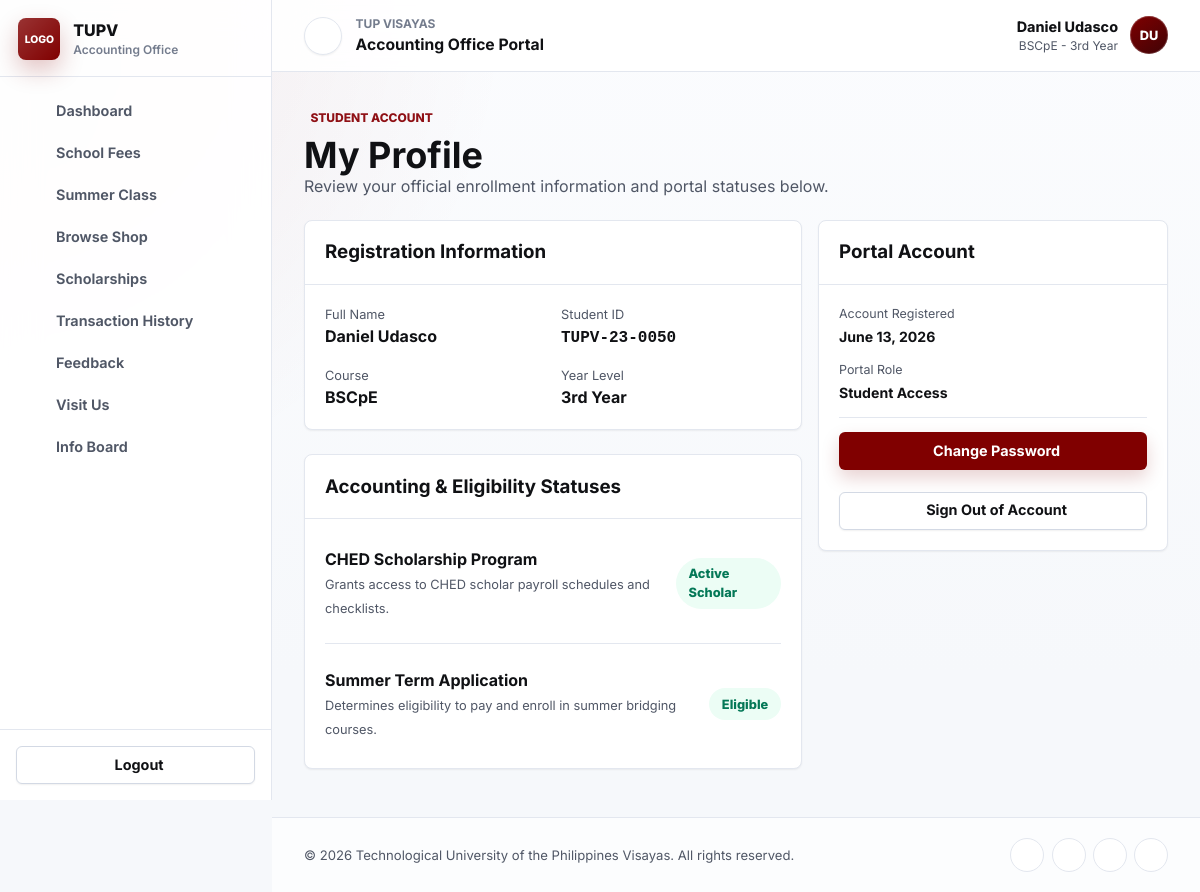
The app's page /profile.php (signed in) with its own data.
### tables this page shows
CREATE TABLE IF NOT EXISTS users (
    id INT AUTO_INCREMENT PRIMARY KEY,
    student_id VARCHAR(20) NOT NULL UNIQUE,
    password_hash VARCHAR(255) NOT NULL,
    first_name VARCHAR(50) NOT NULL,
    last_name VARCHAR(50) NOT NULL,
    course VARCHAR(50),
    year_level INT,
    is_eligible_summer_class BOOLEAN DEFAULT TRUE,
    is_ched_scholar BOOLEAN DEFAULT FALSE,
    created_at TIMESTAMP DEFAULT CURRENT_TIMESTAMP
);

### profile.php (the view, shortened to what this page needs)
<?php
require_once 'php/db.php';
require_once 'php/includes/header.php';
$userId = $_SESSION['user']['id'];
$stmt = $pdo->prepare("SELECT * FROM users WHERE id = ?");
$stmt->execute([$userId]);
$user = $stmt->fetch();
$yearFormatted = '';
switch ((int)$user['year_level']) {
    case 3: $yearFormatted = '3rd Year'; break;
}
?>
<div class="page-header">
    <div>
        <span class="eyebrow"><i class="ph ph-user"></i> Student Account</span>
        <h1>My Profile</h1>
        <p class="text-muted">Review your official enrollment information and portal statuses below.</p>
    </div>
</div>
<div class="form-shell" style="grid-template-columns: minmax(0, 1.2fr) 350px;">
    <div style="display: flex; flex-direction: column; gap: 1.5rem;">
        <div class="panel">
            <div class="panel-header">
                <h3><i class="ph ph-student"></i> Registration Information</h3>
            </div>
            <div class="panel-body" style="display: flex; flex-direction: column; gap: 1rem;">
                <div style="display: grid; grid-template-columns: repeat(2, 1fr); gap: 1rem;">
                    <div>
                        <span class="text-muted" style="font-size: 0.8rem; display: block;">Full Name</span>
                        <strong style="font-size: 1rem;"><?php echo htmlspecialchars($user['first_name'] . ' ' . $user['last_name']); ?></strong>
                    </div>
                    <div>
                        <span class="text-muted" style="font-size: 0.8rem; display: block;">Student ID</span>
                        <strong style="font-size: 1rem;" class="mono"><?php echo htmlspecialchars($user['student_id']); ?></strong>
                    </div>
                    <div>
                        <span class="text-muted" style="font-size: 0.8rem; display: block;">Course</span>
                        <strong style="font-size: 1rem;"><?php echo htmlspecialchars($user['course']); ?></strong>
                    </div>
                    <div>
                        <span class="text-muted" style="font-size: 0.8rem; display: block;">Year Level</span>
                        <strong style="font-size: 1rem;"><?php echo htmlspecialchars($yearFormatted); ?></strong>
                    </div>
                </div>
            </div>
        </div>
        <div class="panel">
            <div class="panel-header">
                <h3><i class="ph ph-shield-check"></i> Accounting & Eligibility Statuses</h3>
            </div>
            <div class="panel-body" style="display: flex; flex-direction: column; gap: 1rem;">
                <div style="display: flex; justify-content: space-between; align-items: center; padding: 0.5rem 0;">
                    <div>
                        <strong style="display: block;">CHED Scholarship Program</strong>
                        <span class="text-muted" style="font-size: 0.8rem;">Grants access to CHED scholar payroll schedules and checklists.</span>
                    </div>
                    <div>
                        <?php if($user['is_ched_scholar'] == 1): ?>
                            <span class="slots-badge available" style="padding: 0.4rem 0.8rem; font-size: 0.8rem;">Active Scholar</span>
                        <?php else: ?>
                            <span class="slots-badge full" style="padding: 0.4rem 0.8rem; font-size: 0.8rem;">Regular Student</span>
                        <?php endif; ?>
                    </div>
                </div>
                <hr style="border: 0; border-top: 1px solid var(--line);">
                <div style="display: flex; justify-content: space-between; align-items: center; padding: 0.5rem 0;">
                    <div>
                        <strong style="display: block;">Summer Term Application</strong>
                        <span class="text-muted" style="font-size: 0.8rem;">Determines eligibility to pay and enroll in summer bridging courses.</span>
                    </div>
                    <div>
                        <?php if($user['is_eligible_summer_class'] == 1): ?>
                            <span class="slots-badge available" style="padding: 0.4rem 0.8rem; font-size: 0.8rem;">Eligible</span>
                        <?php else: ?>
                            <span class="slots-badge full" style="padding: 0.4rem 0.8rem; font-size: 0.8rem;">Not Eligible</span>
                        <?php endif; ?>
                    </div>
                </div>
            </div>
        </div>
    </div>
    <aside>
        <div class="panel">
            <div class="panel-header">
                <h3><i class="ph ph-fingerprint"></i> Portal Account</h3>
            </div>
            <div class="panel-body" style="display: flex; flex-direction: column; gap: 0.85rem;">
                <div>
                    <span class="text-muted" style="font-size: 0.78rem; display: block;">Account Registered</span>
                    <strong style="font-size: 0.88rem;"><?php echo date('F d, Y', strtotime($user['created_at'])); ?></strong>
                </div>
                <div>
                    <span class="text-muted" style="font-size: 0.78rem; display: block;">Portal Role</span>
                    <strong style="font-size: 0.88rem;">Student Access</strong>
                </div>
                <hr style="border: 0; border-top: 1px solid var(--line);">
                <a href="https://ers.tup.edu.ph/aims/students/forgot.php" target="_blank" class="btn btn-primary" style="width: 100%; margin-bottom: 0.5rem;"><i class="ph ph-key"></i> Change Password</a>
                <a href="logout.php" class="btn btn-outline" style="width: 100%;"><i class="ph ph-sign-out"></i> Sign Out of Account</a>
            </div>
        </div>
    </aside>
</div>
<?php
require_once 'php/includes/footer.php';
?>

### css/style.css (style rules this page uses)
:root { --tup-maroon: #800000; --tup-maroon-950: #3f0306; --tup-maroon-900: #5b0004; --tup-maroon-800: #720006; --tup-maroon-700: #8f1015; --tup-maroon-100: #f7dfe1; --tup-maroon-50: #fff4f4; --tup-gray: #7c8391; --gcash-blue: #007bfe; --gcash-blue-dark: #0056b3; --blue-50: #eef6ff; --blue-600: #1864d8; --green-50: #ecfdf5; --green-700: #047857; --amber-50: #fff7ed; --amber-700: #b45309; --violet-50: #f5f3ff; --violet-700: #6d28d9; --ink-950: #101114; --ink-800: #252935; --ink-650: #505766; --ink-500: #747c8d; --ink-300: #c8ced8; --ink-150: #e7eaf0; --ink-100: #f0f2f6; --ink-50: #f7f8fb; --bg-color: #f6f8fb; --bg-card: #ffffff; --bg-elevated: rgba(255, 255, 255, 0.88); --text-main: var(--ink-950); --text-muted: var(--ink-650); --text-light: #ffffff; --line: #e3e7ef; --line-strong: #d3d9e4; --radius-sm: 4px; --radius-md: 6px; --radius-lg: 8px; --radius-xl: 8px; --shadow-xs: 0 1px 2px rgba(16, 17, 20, 0.06); --shadow-sm: 0 4px 14px rgba(16, 17, 20, 0.07); --shadow-md: 0 18px 42px rgba(16, 17, 20, 0.1); --shadow-focus: 0 0 0 4px rgba(128, 0, 0, 0.12); --font-heading: 'Inter', system-ui, -apple-system, BlinkMacSystemFont, 'Segoe UI', sans-serif; --font-body: 'Inter', system-ui, -apple-system, BlinkMacSystemFont, 'Segoe UI', sans-serif; color-scheme: light; }
* { box-sizing: border-box; margin: 0; padding: 0; }
html { scroll-behavior: smooth; }
body { min-height: 100vh; font-family: var(--font-body); background: radial-gradient(circle at top left, rgba(128, 0, 0, 0.08), transparent 32rem), linear-gradient(180deg, #fbfcfe 0%, var(--bg-color) 42rem); color: var(--text-main); line-height: 1.5; letter-spacing: 0; }
h1, h2, h3, h4, h5, h6 { font-family: var(--font-heading); color: var(--text-main); font-weight: 700; letter-spacing: 0; }
p { color: var(--text-muted); }
a { color: var(--tup-maroon-700); text-decoration: none; transition: color 0.16s ease, background 0.16s ease, border-color 0.16s ease; }
.btn { display: inline-flex; align-items: center; justify-content: center; gap: 0.45rem; min-height: 38px; padding: 0.58rem 0.95rem; border: 1px solid transparent; border-radius: var(--radius-md); cursor: pointer; font-weight: 700; font-size: 0.9rem; line-height: 1; white-space: nowrap; transition: transform 0.16s ease, box-shadow 0.16s ease, background 0.16s ease, border-color 0.16s ease; }
.btn-primary { background: var(--tup-maroon); color: var(--text-light); box-shadow: 0 8px 18px rgba(128, 0, 0, 0.18); }
.btn-outline { background: var(--bg-card); color: var(--text-main); border-color: var(--line-strong); box-shadow: var(--shadow-xs); }
.card, .panel { background: var(--bg-card); border: 1px solid var(--line); border-radius: var(--radius-lg); box-shadow: var(--shadow-xs); }
.panel { overflow: hidden; }
.panel-header { display: flex; align-items: flex-start; justify-content: space-between; gap: 1rem; padding: 1.1rem 1.25rem; border-bottom: 1px solid var(--line); }
.panel-body { padding: 1.25rem; }
.page-header { display: flex; justify-content: space-between; gap: 1.25rem; align-items: flex-start; margin-bottom: 1.35rem; }
.page-header h1, .shop-header h1, .welcome-section h1 { font-size: clamp(1.65rem, 3vw, 2.5rem); line-height: 1.06; }
.eyebrow { display: inline-flex; align-items: center; gap: 0.4rem; margin-bottom: 0.55rem; color: var(--tup-maroon-700); font-size: 0.75rem; font-weight: 800; text-transform: uppercase; }
.form-shell { display: grid; grid-template-columns: minmax(0, 1fr) 330px; gap: 1rem; align-items: start; }
.status, .slots-badge { display: inline-flex; align-items: center; min-height: 24px; padding: 0.22rem 0.58rem; border-radius: 999px; font-size: 0.76rem; font-weight: 800; }
.status.success, .status.completed, .slots-badge.available { background: var(--green-50); color: var(--green-700); }
.text-muted { color: var(--text-muted); }
.mono { font-family: ui-monospace, SFMono-Regular, Menlo, Consolas, monospace; }

### records on screen
users: first_name+last_name "Daniel Udasco", student "TUPV-23-0050", course "BSCpE", year_level "3rd Year", created_at "June 13, 2026"

### other values on screen
$userFirstName . ' ' . $userLastName "Daniel Udasco"
$userCourse . ' - ' . $userYearFormatted "BSCpE - 3rd Year"
$initials "DU"
